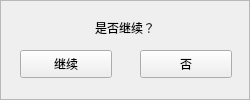
<?xml version="1.0" encoding="UTF-8"?>
<ui version="4.0">
 <class>IsContinue</class>
 <widget class="QWidget" name="IsContinue">
  <property name="geometry">
   <rect>
    <x>0</x>
    <y>0</y>
    <width>250</width>
    <height>100</height>
   </rect>
  </property>
  <property name="windowTitle">
   <string>是否继续</string>
  </property>
  <property name="windowIcon">
   <iconset>
    <normaloff>img/Logo.ico</normaloff>img/Logo.ico</iconset>
  </property>
  <widget class="QFrame" name="frame">
   <property name="geometry">
    <rect>
     <x>0</x>
     <y>0</y>
     <width>250</width>
     <height>100</height>
    </rect>
   </property>
   <property name="minimumSize">
    <size>
     <width>250</width>
     <height>100</height>
    </size>
   </property>
   <property name="maximumSize">
    <size>
     <width>250</width>
     <height>100</height>
    </size>
   </property>
   <property name="frameShape">
    <enum>QFrame::StyledPanel</enum>
   </property>
   <property name="frameShadow">
    <enum>QFrame::Raised</enum>
   </property>
   <widget class="QLabel" name="label">
    <property name="geometry">
     <rect>
      <x>95</x>
      <y>20</y>
      <width>72</width>
      <height>15</height>
     </rect>
    </property>
    <property name="font">
     <font>
      <family>微软雅黑</family>
     </font>
    </property>
    <property name="text">
     <string>是否继续？</string>
    </property>
   </widget>
   <widget class="QPushButton" name="conBtn">
    <property name="geometry">
     <rect>
      <x>20</x>
      <y>50</y>
      <width>92</width>
      <height>28</height>
     </rect>
    </property>
    <property name="text">
     <string>继续</string>
    </property>
   </widget>
   <widget class="QPushButton" name="backBtn">
    <property name="geometry">
     <rect>
      <x>140</x>
      <y>50</y>
      <width>92</width>
      <height>28</height>
     </rect>
    </property>
    <property name="text">
     <string>否</string>
    </property>
   </widget>
  </widget>
 </widget>
 <layoutdefault spacing="6" margin="11"/>
 <resources/>
 <connections>
  <connection>
   <sender>backBtn</sender>
   <signal>clicked()</signal>
   <receiver>IsContinue</receiver>
   <slot>close()</slot>
   <hints>
    <hint type="sourcelabel">
     <x>185</x>
     <y>63</y>
    </hint>
    <hint type="destinationlabel">
     <x>124</x>
     <y>49</y>
    </hint>
   </hints>
  </connection>
 </connections>
</ui>
